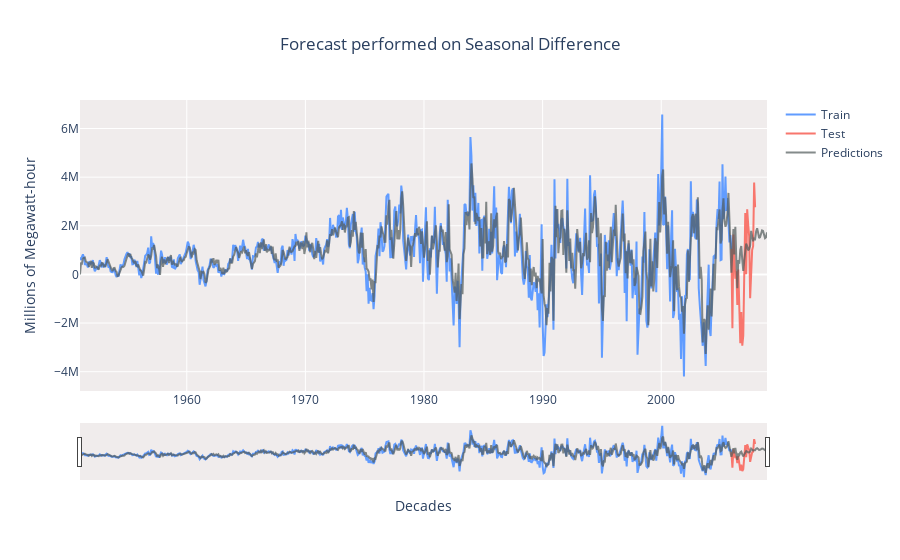

Here is the notebook cell this chart was saved with:
### Markdown cell above
Training dataset using the <span style="color:#B40404;font-size:100%;font-weight:bold">seasonal difference</span>

### Code cell
fig = go.Figure()
fig.add_trace(go.Scatter(x=train.index, y=train, mode='lines', line_color='#619CFF', name="Train"))
fig.add_trace(go.Scatter(x=test.index, y=test,line_color='#F8766D', mode='lines', name="Test"))
fig.add_trace(go.Scatter(x=whole_prediction_dif.index, y=whole_prediction_dif, mode='lines', line_color='#515A5A',
                        opacity=0.7, name="Predictions"))
fig.update_xaxes(rangeslider_visible=True)
fig.update_layout(
    yaxis_title="Millions of Megawatt-hour", 
    xaxis_title="Decades",
    title="Forecast performed on Seasonal Difference",
    title_x=0.5
)
fig.update_layout(plot_bgcolor='#F0ECEC')
fig.show()

### Figure 1 — Plotly figure (JSON) as saved in the notebook; plotly's stock layout.template omitted (floating-point values rounded to 4 significant figures; data arrays with more than 128 entries replaced by an {"elided": "..."} marker saying what was removed)
{"data": [{"line": {"color": "#619CFF"}, "mode": "lines", "name": "Train", "type": "scatter", "x": {"elided": "660 str values"}, "y": {"elided": "660 int values"}}, {"line": {"color": "#F8766D"}, "mode": "lines", "name": "Test", "type": "scatter", "x": ["2005-12-01T00:00:00", "2006-01-01T00:00:00", "2006-02-01T00:00:00", "2006-03-01T00:00:00", "2006-04-01T00:00:00", "2006-05-01T00:00:00", "2006-06-01T00:00:00", "2006-07-01T00:00:00", "2006-08-01T00:00:00", "2006-09-01T00:00:00", "2006-10-01T00:00:00", "2006-11-01T00:00:00", "2006-12-01T00:00:00", "2007-01-01T00:00:00", "2007-02-01T00:00:00", "2007-03-01T00:00:00", "2007-04-01T00:00:00", "2007-05-01T00:00:00", "2007-06-01T00:00:00", "2007-07-01T00:00:00", "2007-08-01T00:00:00", "2007-09-01T00:00:00", "2007-10-01T00:00:00", "2007-11-01T00:00:00", "2007-12-01T00:00:00"], "y": [1045778, -2218735, 1640446, 255235, -181548, 130786, -1257793, 200349, -1453531, -2827524, -1550462, -2932419, -2518148, 1493426, 2522906, 9765, 2677847, 2064158, 1572619, -976514, 408886, 1003422, 1159018, 3775622, 2763734]}, {"line": {"color": "#515A5A"}, "mode": "lines", "name": "Predictions", "opacity": 0.7, "type": "scatter", "x": {"elided": "696 str values"}, "y": {"elided": "696 float values"}}], "layout": {"plot_bgcolor": "#F0ECEC", "title": {"text": "Forecast performed on Seasonal Difference", "x": 0.5}, "xaxis": {"rangeslider": {"visible": true}, "title": {"text": "Decades"}}, "yaxis": {"title": {"text": "Millions of Megawatt-hour"}}}}
